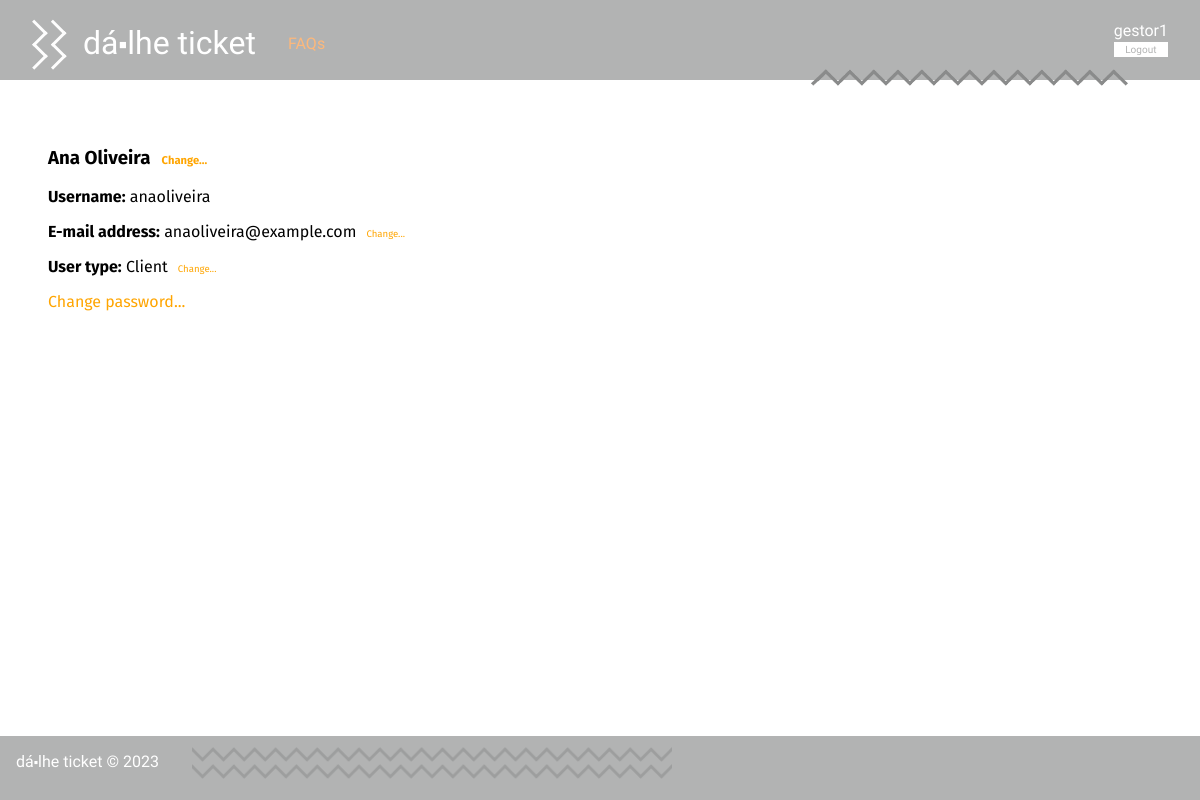
The page /project/pages/profile.php?username=anaoliveira (signed in) on the database its author committed.
### tables this page shows
CREATE TABLE User(
   name varchar(60) not null,
   username varchar(20) primary key,
   email varchar(60) not null,
   password varchar(40) not null,
   type varchar(5) not null, /*user, agent, admin*/
   department varchar(20)
, ticket_count integer default 0, closed_tickets integer default 0);

### project/pages/profile.php (called while the page is built, shortened)
<?php
    require_once(__DIR__ . '/../templates/common.tpl.php');
    require_once(__DIR__ . '/../templates/profile.tpl.php');
    require_once(__DIR__ . '/../utils/session.php');
    require_once(__DIR__ . '/../../database/connection.db.php');
    require_once(__DIR__ . '/../../database/user.class.php');
    $db = getDatabaseConnection();
    $user = User::getUserByUsername($db, $_GET['username']);
    drawProfile($user);
?>

### database/user.class.php (called while the page is built, shortened)
<?php
class User{
  public function __construct(string $name, string $username, string $email, string $type, $department, int $ticket_count, int $closed_tickets){
    $this->name = $name;
    $this->username = $username;
    $this->email = $email;
    $this->type = $type;
  }
  static public function getUserTypeByUsername(PDO $db, string $username) : string {
    $stmt = $db->prepare('SELECT type from User where username = ?');
    $stmt->execute(array($username));
    return $stmt->fetchAll()[0]['type'];
  }
  static public function getUserByUsername(PDO $db, string $username) : User {
    $stmt = $db->prepare('SELECT * from User where username = ?');
    $stmt->execute(array($username));
    $user = $stmt->fetchAll()[0];
    return new User(
      $user['name'],
      $user['username'],
      $user['email'],
      $user['type'],
      $user['department'],
      intval($user['ticket_count']),
      intval($user['closed_tickets'])
    );
  }
}
?>

### project/utils/session.php (called while the page is built, shortened)
<?php
  class Session {
    public function isLoggedIn() : bool {
      return isset($_SESSION['id']);
    }
    public function getName() : ?string {
      return isset($_SESSION['name']) ? $_SESSION['name'] : null;
    }
  }
?>

### project/templates/profile.tpl.php (the view, shortened to what this page needs)
<?php
  $db = getDatabaseConnection();
  require_once(__DIR__ . '/../../database/user.class.php');
  require_once(__DIR__ . '/../utils/session.php');
  function drawProfile(User $user) : void {
    global $session, $db;
    $my_type = $session->isLoggedIn()? User::getUserTypeByUsername($db, $session->getName()) : null;
  ?>
  <h3 class="name"><span class="content"><?= $user->name?></span>
    <?php if ($my_type == 'admin' || $session->getName() == $user->username) { ?>
      <a class="change_profile_attribute" name="name">Change...</a>
    <?php } ?>
  </h3>
  <div class="username"><span class="bold">Username:</span> <span class="content"><?= $user->username?></span></div>
  <div class="email"><span class="bold">E-mail address:</span> <span class="content"><?= $user->email?></span>
    <?php if ($my_type == 'admin' || $session->getName() == $user->username) { ?>
      <a class="change_profile_attribute" name="email">Change...</a>
    <?php } ?>
  </div>
  <div class="type"><span class="bold">User type:</span> <?= ($user->type == 'admin')? 'Administrator' : (($user->type == 'agent')? 'Agent' : 'Client')?>
<?php
    if ($my_type == 'admin') { ?>
  <a class="change_profile_attribute" href="change_user_type.php?username=<?= $user->username?>">Change...</a>
<?php } ?>
  </div>
<?php
    if ($my_type == 'admin' || $session->getName() == $user->username) {
?>
  <a href="change_password.php?username=<?= $user->username ?>">Change password...</a>
<?php
    }
  } ?>

### project/css/style.css (style rules this page uses)
body { font-family: 'Allerta Stencil', sans-serif; margin: 0; padding: 0; display: grid; grid-template-columns: auto; grid-template-rows: 5em auto 4em; grid-template-areas: "header" "main" "footer"; min-height: 100vh; background-color: #b2b3b3; }
a { text-decoration: none; color: orange; }
.username, .email, .type, .ticket_client, .ticket_agent, .ticket_status, .ticket_department, .ticket_hashtags, .agent_department, .assigned_tickets, .solved_tickets { margin-bottom: 1em; }
.bold { font-weight: bold; }
.change_profile_attribute { display: inline; font-size: 0.6em; padding-left: 0.6em; }

### rows shown on the page
user: name "Ana Oliveira", username "anaoliveira", email "anaoliveira@example.com"

### other values the page prints
$name "dá⬝lhe ticket"
$session->getName() "gestor1"
